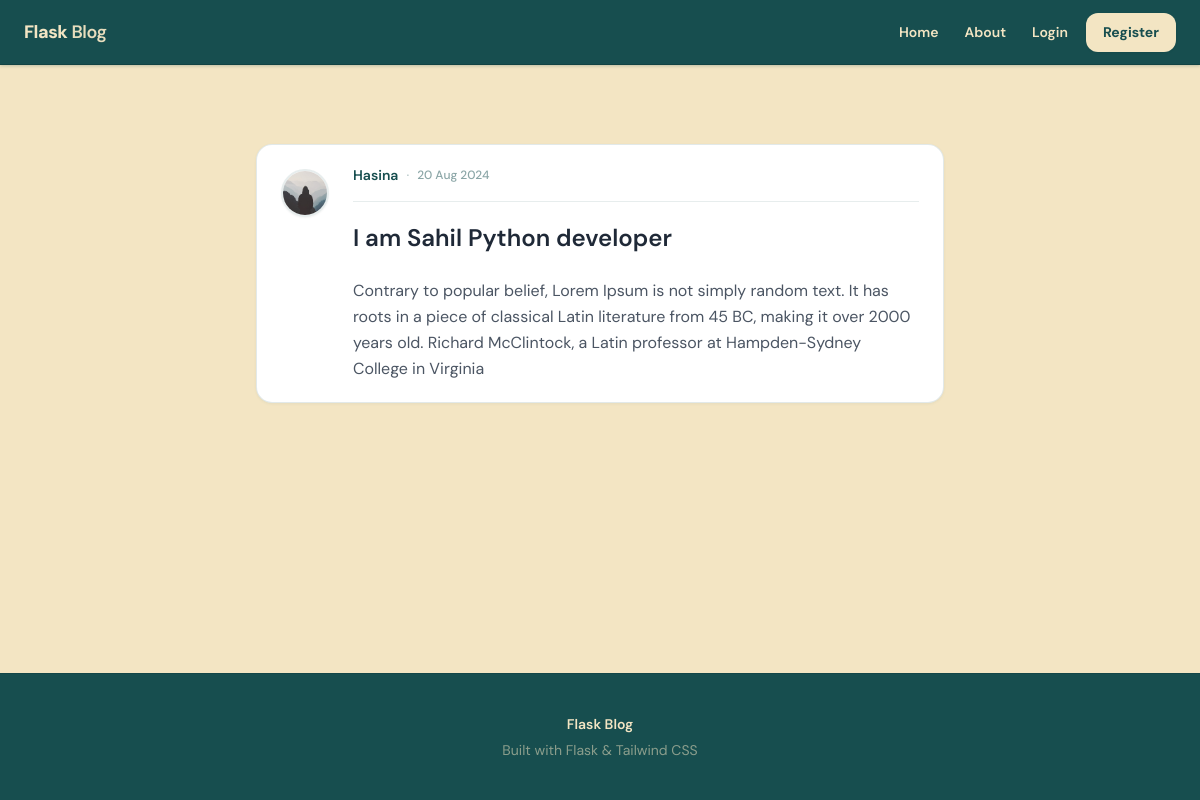
/post/6, run on the app's committed database.
### flaskblog/models.py (models this page shows, shortened)
class User(db.Model, UserMixin):
    id = db.Column(db.Integer, primary_key=True)
    username = db.Column(db.String(20), unique=True, nullable=False)
    email = db.Column(db.String(120), unique=True, nullable=False)
    image_file = db.Column(db.String(20), nullable=False, default='default.jpg')
    password = db.Column(db.String(60), nullable=False)
    posts = db.relationship('Post', backref='author', lazy=True)

class Post(db.Model):
    id = db.Column(db.Integer, primary_key=True)
    title = db.Column(db.String(100), nullable=False)
    date_posted = db.Column(db.DateTime, nullable=False, default=datetime.utcnow)
    content = db.Column(db.Text, nullable=False)
    user_id = db.Column(db.Integer, db.ForeignKey('user.id'), nullable=False)

### flaskblog/posts/routes.py (the view)
@posts.route("/post/<int:post_id>")
def post(post_id):
    post = Post.query.get_or_404(post_id)
    return render_template('post.html', title=post.title, post=post)

### flaskblog/templates/post.html (shortened to what this page needs)
{% extends "layout.html" %}
{% block content %}
	<div class="max-w-3xl mx-auto px-4 py-8">
		<article class="bg-white rounded-xl shadow-sm hover:shadow-md transition p-6 sm:p-8">
			<div class="flex flex-col gap-5 sm:flex-row sm:gap-6">
			<a href="{{ url_for('users.user_posts', username=post.author.username) }}" class="shrink-0 self-start sm:mt-1">
				<img class="h-12 w-12 rounded-full border-2 border-forest/10 object-cover shadow-sm" src="{{ url_for('static', filename='profile_pics/' + post.author.image_file) }}" alt="">
			</a>
			<div class="min-w-0 flex-1">
				<div class="flex flex-wrap items-center gap-2 border-b border-forest/10 pb-4 text-sm">
					<a class="font-semibold text-forest hover:text-forest-light hover:underline" href="{{ url_for('users.user_posts', username=post.author.username) }}">{{ post.author.username }}</a>
					<span class="text-forest/35" aria-hidden="true">·</span>
					<time class="text-xs font-medium tabular-nums text-forest/50">{{ post.date_posted.strftime('%d %b %Y') }}</time>
				</div>
				<h1 class="mt-5 text-2xl font-semibold text-gray-800">{{ post.title }}</h1>
				<div class="post-content-body mt-6 whitespace-pre-line text-gray-600 leading-relaxed">{{ post.content }}</div>
			</div>
		</div>
		</article>
	</div>
{% endblock content %}

### flaskblog/static/main.css (style rules this page uses)
html, :host { line-height: 1.5; -webkit-text-size-adjust: 100%; -moz-tab-size: 4; -o-tab-size: 4; tab-size: 4; font-family: DM Sans, ui-sans-serif, system-ui, sans-serif; font-feature-settings: normal; font-variation-settings: normal; -webkit-tap-highlight-color: transparent; }
body { margin: 0; line-height: inherit; }
h1, h2, h3, h4, h5, h6 { font-size: inherit; font-weight: inherit; }
a { color: inherit; text-decoration: inherit; }
blockquote, dl, dd, h1, h2, h3, h4, h5, h6, hr, figure, p, pre { margin: 0; }
img, svg, video, canvas, audio, iframe, embed, object { display: block; vertical-align: middle; }
img, video { max-width: 100%; height: auto; }
html { scroll-behavior: smooth; }
body { font-family: DM Sans, ui-sans-serif, system-ui, sans-serif; --tw-text-opacity: 1; color: rgb(23 78 79 / var(--tw-text-opacity, 1)); -webkit-font-smoothing: antialiased; -moz-osx-font-smoothing: grayscale; }
.mx-auto { margin-left: auto; margin-right: auto; }
.mt-5 { margin-top: 1.25rem; }
.mt-6 { margin-top: 1.5rem; }
.flex { display: flex; }
.h-12 { height: 3rem; }
.h-full { height: 100%; }
.min-h-screen { min-height: 100vh; }
.w-12 { width: 3rem; }
.min-w-0 { min-width: 0px; }
.max-w-3xl { max-width: 48rem; }
.flex-1 { flex: 1 1 0%; }
.shrink-0 { flex-shrink: 0; }
.flex-col { flex-direction: column; }
.flex-wrap { flex-wrap: wrap; }
.items-center { align-items: center; }
.gap-2 { gap: 0.5rem; }
.gap-5 { gap: 1.25rem; }
.self-start { align-self: flex-start; }
.whitespace-pre-line { white-space: pre-line; }
.rounded-full { border-radius: 9999px; }
.rounded-xl { border-radius: 0.75rem; }
.border-2 { border-width: 2px; }
.border-b { border-bottom-width: 1px; }
.border-forest\/10 { border-color: rgb(23 78 79 / 0.1); }
.bg-white { --tw-bg-opacity: 1; background-color: rgb(255 255 255 / var(--tw-bg-opacity, 1)); }
.bg-\[\#F3E5C3\] { --tw-bg-opacity: 1; background-color: rgb(243 229 195 / var(--tw-bg-opacity, 1)); }
.object-cover { -o-object-fit: cover; object-fit: cover; }
.p-6 { padding: 1.5rem; }
.px-4 { padding-left: 1rem; padding-right: 1rem; }
.py-8 { padding-top: 2rem; padding-bottom: 2rem; }
.pb-4 { padding-bottom: 1rem; }
.text-2xl { font-size: 1.5rem; line-height: 2rem; }
.text-sm { font-size: 0.875rem; line-height: 1.25rem; }
.text-xs { font-size: 0.75rem; line-height: 1rem; }
.font-medium { font-weight: 500; }
.font-semibold { font-weight: 600; }
.tabular-nums { --tw-numeric-spacing: tabular-nums; font-variant-numeric: var(--tw-ordinal) var(--tw-slashed-zero) var(--tw-numeric-figure) var(--tw-numeric-spacing) var(--tw-numeric-fraction); }
.leading-relaxed { line-height: 1.625; }
.text-forest { --tw-text-opacity: 1; color: rgb(23 78 79 / var(--tw-text-opacity, 1)); }
.text-forest\/35 { color: rgb(23 78 79 / 0.35); }
.text-forest\/50 { color: rgb(23 78 79 / 0.5); }
.text-gray-600 { --tw-text-opacity: 1; color: rgb(75 85 99 / var(--tw-text-opacity, 1)); }
.text-gray-800 { --tw-text-opacity: 1; color: rgb(31 41 55 / var(--tw-text-opacity, 1)); }
.shadow-sm { --tw-shadow: 0 1px 2px 0 rgb(0 0 0 / 0.05); --tw-shadow-colored: 0 1px 2px 0 var(--tw-shadow-color); box-shadow: var(--tw-ring-offset-shadow, 0 0 #0000), var(--tw-ring-shadow, 0 0 #0000), var(--tw-shadow); }
.transition { transition-property: color, background-color, border-color, text-decoration-color, fill, stroke, opacity, box-shadow, transform, filter, backdrop-filter; transition-timing-function: cubic-bezier(0.4, 0, 0.2, 1); transition-duration: 150ms; }
@media (min-width: 640px) { .sm\:mt-1 { margin-top: 0.25rem; } }
@media (min-width: 640px) { .sm\:flex-row { flex-direction: row; } }
@media (min-width: 640px) { .sm\:gap-6 { gap: 1.5rem; } }
@media (min-width: 640px) { .sm\:p-8 { padding: 2rem; } }

### flaskblog/templates/layout.html (style rules this page uses)
body.fb-ui { margin:0;min-height:100vh;display:flex;flex-direction:column;font-family:"DM Sans",system-ui,sans-serif;background-color:#F3E5C3;color:#174e4f;-webkit-font-smoothing:antialiased }
main.fb-main article { background:#fff;border:1px solid rgba(23,78,79,.12);border-radius:1rem;padding:1.25rem 1.5rem;margin-bottom:1rem;box-shadow:0 1px 3px rgba(23,78,79,.06) }

### data on the page
User: image_file (placeholder picture), author.username "Hasina"
Post: date_posted "20 Aug 2024", title "I am Sahil Python developer", content "Contrary to popular belief, Lorem Ipsum is not simply random text. It has roots in a piece of classical Latin literature from 45 BC, making it over 2000 years old. Richard McClintock, a Latin professor at Hampden-Sydney College in Virginia"
